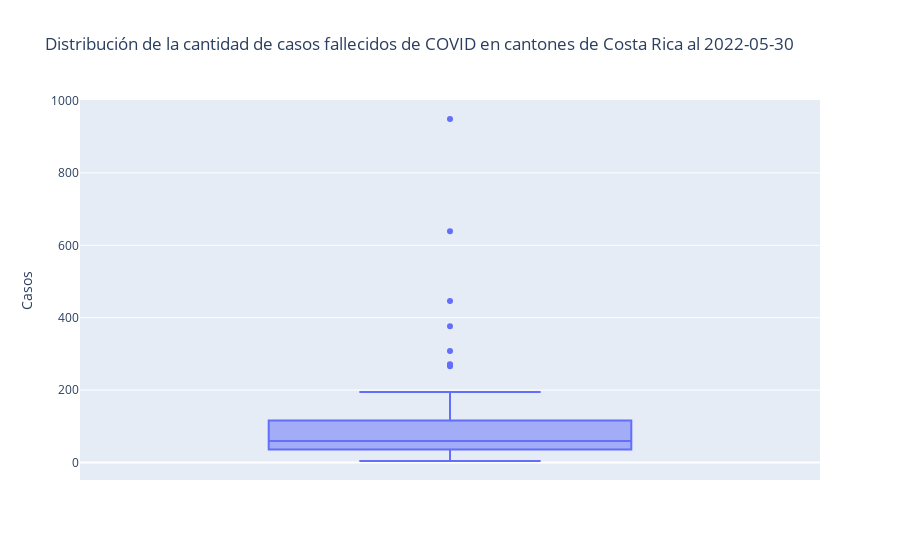

Here is the notebook cell this chart was saved with:
### Markdown cell above
El siguiente diagrama de caja muestra la distribución de la variable correspondiente a los casos de COVID fallecidos en los cantones de Costa Rica.

### Code cell
# Gráfico de caja de casos fallecidos en cantones
px.box(covid_cantonal_fallecidos,
       y="fallecidos",
       hover_data=["canton"], # campo que se despliega con el ratón
       title="Distribución de la cantidad de casos fallecidos de COVID en cantones de Costa Rica al 2022-05-30",
       labels={"fallecidos":"Casos", "canton":"Cantón"})

### Figure 1 — Plotly figure (JSON) as saved in the notebook; plotly's stock layout.template omitted (floating-point values rounded to 4 significant figures)
{"data": [{"alignmentgroup": "True", "customdata": [["Acosta"], ["Alajuelita"], ["Aserrí"], ["Curridabat"], ["Desamparados"], ["Dota"], ["Escazú"], ["Goicoechea"], ["León Cortés Castro"], ["Montes de Oca"], ["Mora"], ["Moravia"], ["Pérez Zeledón"], ["Puriscal"], ["San José"], ["Santa Ana"], ["Tarrazú"], ["Tibás"], ["Turrubares"], ["Vázquez de Coronado"], ["Alajuela"], ["Atenas"], ["Grecia"], ["Guatuso"], ["Los Chiles"], ["Naranjo"], ["Orotina"], ["Palmares"], ["Poás"], ["Río Cuarto"], ["San Carlos"], ["San Mateo"], ["San Ramón"], ["Sarchí"], ["Upala"], ["Zarcero"], ["Alvarado"], ["Cartago"], ["El Guarco"], ["Jiménez"], ["La Unión"], ["Oreamuno"], ["Paraíso"], ["Turrialba"], ["Barva"], ["Belén"], ["Flores"], ["Heredia"], ["San Isidro"], ["San Pablo"], ["San Rafael"], ["Santa Barbara"], ["Santo Domingo"], ["Sarapiquí"], ["Abangares"], ["Bagaces"], ["Cañas"], ["Carrillo"], ["Hojancha"], ["La Cruz"], ["Liberia"], ["Nandayure"], ["Nicoya"], ["Santa Cruz"], ["Tilarán"], ["Buenos Aires"], ["Corredores"], ["Coto Brus"], ["Esparza"], ["Garabito"], ["Golfito"], ["Montes de Oro"], ["Osa"], ["Parrita"], ["Puntarenas"], ["Quepos"], ["Guácimo"], ["Limón"], ["Matina"], ["Pococí"], ["Siquirres"], ["Talamanca"]], "hovertemplate": "Casos=%{y}<br>Cantón=%{customdata[0]}<extra></extra>", "legendgroup": "", "marker": {"color": "#636efa"}, "name": "", "notched": false, "offsetgroup": "", "orientation": "v", "showlegend": false, "type": "box", "x0": " ", "xaxis": "x", "y": [19, 181, 82, 145, 446, 6, 117, 308, 4, 76, 47, 109, 270, 47, 949, 84, 9, 173, 4, 116, 639, 38, 124, 38, 58, 65, 36, 65, 58, 17, 376, 6, 142, 25, 66, 28, 14, 158, 36, 17, 140, 48, 52, 63, 77, 46, 45, 271, 41, 53, 93, 59, 95, 89, 24, 36, 53, 78, 11, 29, 139, 12, 111, 129, 24, 95, 114, 40, 60, 34, 56, 30, 56, 35, 266, 54, 67, 192, 50, 195, 87, 73], "y0": " ", "yaxis": "y"}], "layout": {"boxmode": "group", "legend": {"tracegroupgap": 0}, "title": {"text": "Distribución de la cantidad de casos fallecidos de COVID en cantones de Costa Rica al 2022-05-30"}, "xaxis": {"anchor": "y", "domain": [0, 1]}, "yaxis": {"anchor": "x", "domain": [0, 1], "title": {"text": "Casos"}}}}
